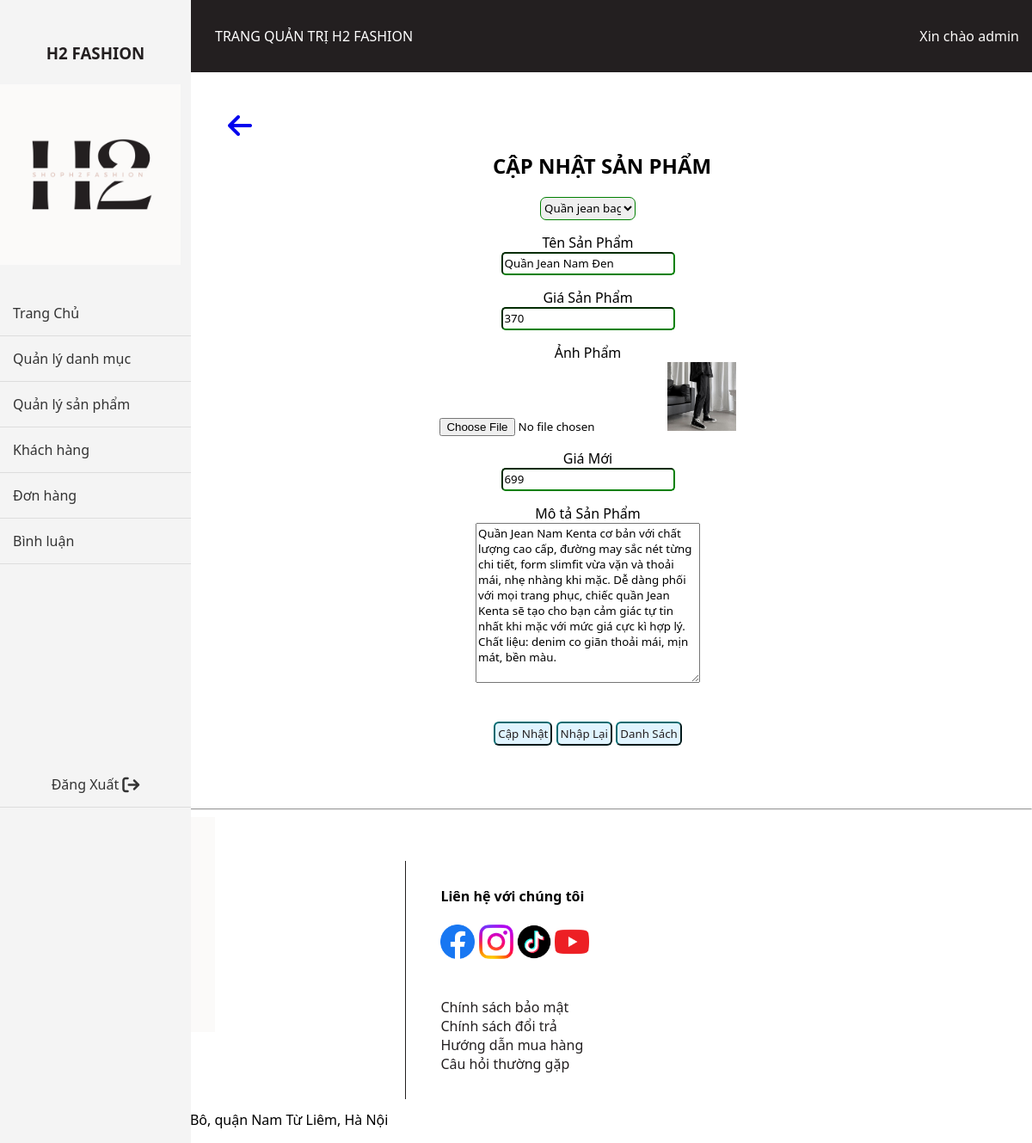
Screenshot of /admin/index.php?act=editsp&id=7 (signed in) with the database file from the repository.
### tables this page shows
CREATE TABLE `san_pham` (
  `sp_id` int(11) NOT NULL,
  `sp_name` varchar(255) NOT NULL,
  `sp_price` int(11) NOT NULL,
  `sp_quantity` int(10) NOT NULL DEFAULT 0,
  `sp_img` varchar(255) NOT NULL,
  `sp_gia_moi` int(11) NOT NULL,
  `sp_mota` text NOT NULL,
  `sp_luotxem` int(11) NOT NULL,
  `dm_id` int(11) NOT NULL
);

### model/pdo.php (called while the page is built, shortened)
<?php
function pdo_get_connection(){
    $dburl = "mysql:host=localhost;dbname=duan_1;charset=utf8";
    $username = 'root';
    $password = '';
    $conn = new PDO($dburl, $username, $password);
    $conn->setAttribute(PDO::ATTR_ERRMODE, PDO::ERRMODE_EXCEPTION);
    return $conn;
}
function pdo_query($sql){
    $sql_args = array_slice(func_get_args(), 1);
    try{
        $conn = pdo_get_connection();
        $stmt = $conn->prepare($sql);
        $stmt->execute($sql_args);
        $rows = $stmt->fetchAll();
        return $rows;
    }
    catch(PDOException $e){
        throw $e;
    }
    finally{
        unset($conn);
    }
}
function pdo_query_one($sql){
    $sql_args = array_slice(func_get_args(), 1);
    try{
        $conn = pdo_get_connection();
        $stmt = $conn->prepare($sql);
        $stmt->execute($sql_args);
        $row = $stmt->fetch(PDO::FETCH_ASSOC);
        return $row;
    }
    catch(PDOException $e){
        throw $e;
    }
    finally{
        unset($conn);
    }
}

### model/sanpham.php (called while the page is built, shortened)
<?php
    function loadone_sanpham($id){
        $sql = "SELECT * FROM san_pham WHERE sp_id=".$id;
        $sanpham = pdo_query_one($sql);
        return $sanpham;
    }
?>

### model/danhmuc.php (called while the page is built, shortened)
<?php
function loadall_danhmuc()
{
    $sql = "SELECT * FROM danh_muc ORDER BY dm_id DESC";
    $listdanhmuc = pdo_query($sql);
    return $listdanhmuc;
}
?>

### admin/sanpham/update.php (the view, shortened to what this page needs)
<?php
if (is_array($sanpham)) {
    extract($sanpham);
}
$hinhpath = "../upload/" . $sp_img;
if (is_file($hinhpath)) {
    $hinh = "<img src='" . $hinhpath . "' height='80'>";
} else {
    $hinh = "Ko có hình";
}
?>
<div class="">
    <div class=" frm_title">
    <a href="index.php?act=listsp"><i class="fa-solid fa-arrow-right fa-rotate-180 fa-2xl"></i></a>
        <h2 class="tieude">CẬP NHẬT SẢN PHẨM</h2>
    </div>
    <div class=" frm_content">
        <form action="index.php?act=updatesp" method="POST" enctype="multipart/form-data">
            <div class=" mb10 ">
                <select name="iddm">
                    <?php
                    foreach ($listdanhmuc as $danhmuc) {
                        if ($dm_id == $danhmuc['dm_id']) $s="selected"; else $s="";
                        echo ' <option value="'.$danhmuc['dm_id'].'" '.$s.'>'.$danhmuc['dm_name'].'</option>';
                    }
                    ?>
                </select>
            </div>
            <div class=" mb10">
                Tên Sản Phẩm <br>
                <input type="text" name="tensp" required value="<?php echo $sp_name ?>">
            </div>
            <div class=" mb10">
                Giá Sản Phẩm<br>
                <input type="text" name="giasp" required value="<?php echo $sp_price ?>">
            </div>
            <div class=" mb10">
                Ảnh Phẩm <br>
                <input type="file" name="hinh" value="<?php ?>">
                <?php echo $hinh ?>
            </div>
            <div class=" mb10">
                Giá Mới <br>
                <input type="text" name="tacgia" value="<?php echo $sp_gia_moi ?>">
            </div>
            <div class=" mb10">
                Mô tả Sản Phẩm <br>
                <textarea name="mota" cols="30" rows="10" value="<?php echo $sp_mota ?>"><?php echo $sp_mota ?></textarea>
            </div>
            <div class=" mb10">
                <input class="add_css" type="submit" name="capnhat" value="Cập Nhật">
                <input class="add_css" type="reset" name="" value="Nhập Lại">
                <a href="index.php?act=listsp"><input class="add_css" type="button" name="" id="" value="Danh Sách"></a>
            </div>
        </form>
    </div>
</div>
</div>

### view/css/style.css (style rules this page uses)
* { box-sizing: border-box; font-family: 'Segoe UI', Tahoma, Geneva, Verdana, sans-serif; }
:root { --theme-color: #FBFAF9; --theme-color-2: #231F20; }
body { margin: 0; font-family: Arial, sans-serif; }
.tieude { text-align: center; }
.frm_content { text-align: center; }
.frm_content input[type="text"] { width: 202px; }
.mb10 { margin-bottom: 15px; margin-right: 33px; }
.mb10 input[type="text"] { width: 202px; border-radius: 5px; height: 27px; border-color: green; }
.mb10 select { border-radius: 7px; width: 111px; height: 27px; border-color: green; }
.add_css { margin-top: 25px; border-radius: 6px; padding: 3px; background-color: #E0F4FF; border-color: #016A70; color: var(--theme-color-2); }

### rows the page displays
san_pham: tensp "Quần Jean Nam Đen", giasp "370", sp_img (picture), tacgia "699", mota "Quần Jean Nam Kenta cơ bản với chất lượng cao cấp, đường may sắc nét từng chi tiết, form slimfit vừa vặn và thoải mái, nhẹ nhàng khi mặc. Dễ dàng phối với mọi trang phục, chiếc quần Jean Kenta sẽ tạo cho bạn cảm giác tự tin nhất khi mặc với mức giá cực kì hợp lý. Chất liệu: denim co giãn thoải mái, mịn mát, bền màu."

### other values shown
form field iddm "Quần jean baggy"
